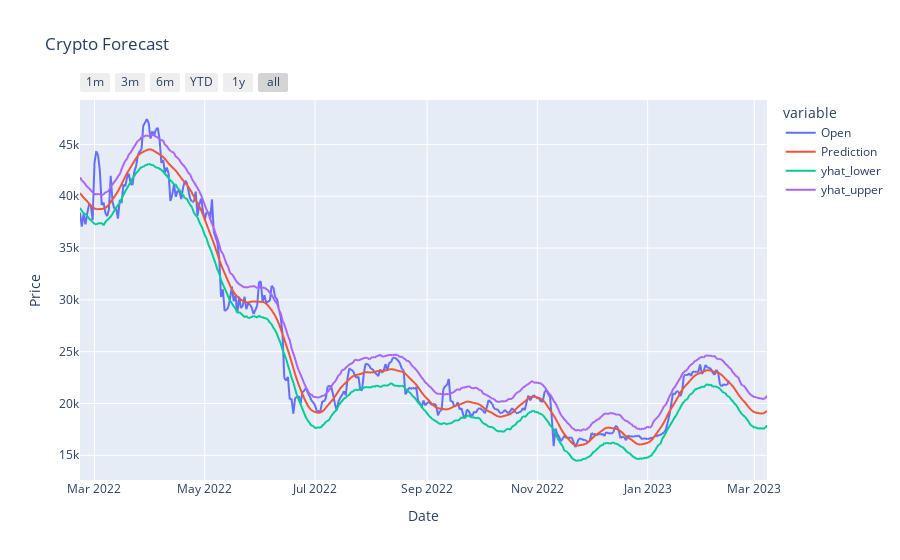

The notebook cell saved with this chart:
### Markdown cell above
## 3. Visualising Forecast

### Code cell
# Visual DF
vis_df = df[['ds','Open']].append(
    forecast[['ds', 'yhat', 'yhat_lower', 'yhat_upper']]
).rename(columns={'yhat': 'Prediction'})

# Visualizing results
fig = px.line(
    vis_df,
    x='ds',
    y=['Open', 'Prediction', 'yhat_lower', 'yhat_upper'],
    title='Crypto Forecast',
    labels={'value':'Price',
            'ds': 'Date'}
)

# Adding a slider
fig.update_xaxes(
    rangeselector=dict(
        buttons=list([
            dict(count=1, label="1m", step="month", stepmode="backward"),
            dict(count=3, label="3m", step="month", stepmode="backward"),
            dict(count=6, label="6m", step="month", stepmode="backward"),
            dict(count=1, label="YTD", step="year", stepmode="todate"),
            dict(count=1, label="1y", step="year", stepmode="backward"),
            dict(step="all")
        ])
    )
)

fig.show()

### Figure 1 — Plotly figure (JSON) as saved in the notebook; plotly's stock layout.template omitted (floating-point values rounded to 4 significant figures; data arrays with more than 128 entries replaced by an {"elided": "..."} marker saying what was removed)
{"data": [{"hovertemplate": "variable=Open<br>Date=%{x}<br>Price=%{y}<extra></extra>", "legendgroup": "Open", "line": {"color": "#636efa", "dash": "solid"}, "marker": {"symbol": "circle"}, "mode": "lines", "name": "Open", "showlegend": true, "type": "scattergl", "x": {"elided": "741 str values"}, "xaxis": "x", "y": {"elided": "741 float values"}, "yaxis": "y"}, {"hovertemplate": "variable=Prediction<br>Date=%{x}<br>Price=%{y}<extra></extra>", "legendgroup": "Prediction", "line": {"color": "#EF553B", "dash": "solid"}, "marker": {"symbol": "circle"}, "mode": "lines", "name": "Prediction", "showlegend": true, "type": "scattergl", "x": {"elided": "741 str values"}, "xaxis": "x", "y": {"elided": "741 float values"}, "yaxis": "y"}, {"hovertemplate": "variable=yhat_lower<br>Date=%{x}<br>Price=%{y}<extra></extra>", "legendgroup": "yhat_lower", "line": {"color": "#00cc96", "dash": "solid"}, "marker": {"symbol": "circle"}, "mode": "lines", "name": "yhat_lower", "showlegend": true, "type": "scattergl", "x": {"elided": "741 str values"}, "xaxis": "x", "y": {"elided": "741 float values"}, "yaxis": "y"}, {"hovertemplate": "variable=yhat_upper<br>Date=%{x}<br>Price=%{y}<extra></extra>", "legendgroup": "yhat_upper", "line": {"color": "#ab63fa", "dash": "solid"}, "marker": {"symbol": "circle"}, "mode": "lines", "name": "yhat_upper", "showlegend": true, "type": "scattergl", "x": {"elided": "741 str values"}, "xaxis": "x", "y": {"elided": "741 float values"}, "yaxis": "y"}], "layout": {"legend": {"title": {"text": "variable"}, "tracegroupgap": 0}, "title": {"text": "Crypto Forecast"}, "xaxis": {"anchor": "y", "domain": [0, 1], "rangeselector": {"buttons": [{"count": 1, "label": "1m", "step": "month", "stepmode": "backward"}, {"count": 3, "label": "3m", "step": "month", "stepmode": "backward"}, {"count": 6, "label": "6m", "step": "month", "stepmode": "backward"}, {"count": 1, "label": "YTD", "step": "year", "stepmode": "todate"}, {"count": 1, "label": "1y", "step": "year", "stepmode": "backward"}, {"step": "all"}]}, "title": {"text": "Date"}}, "yaxis": {"anchor": "x", "domain": [0, 1], "title": {"text": "Price"}}}}
